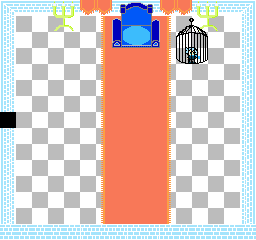

The image is a tile-based game level rendered from a .tmx file. Its description and source (layers, tilesets, objects; grid data summarised) follow:
An orthogonal 16x15 tile map with 16x16 px tiles, 7 tile layers (Tile Layer 2, floor tiles, carpet, candles, ...), 18 tilesets.

<map version="1.0" orientation="orthogonal" width="16" height="15" tilewidth="16" tileheight="16">
 <tileset firstgid="1" name="grass" tilewidth="16" tileheight="16">
  <image source="../../Environment/grass.png" width="64" height="64" />
 </tileset>
 <tileset firstgid="17" name="female" tilewidth="16" tileheight="16">
  <image source="../../CharacterDesign/female.png" width="64" height="64" />
 </tileset>
 <tileset firstgid="33" name="male" tilewidth="16" tileheight="16">
  <image source="../../CharacterDesign/male.png" width="64" height="64" />
 </tileset>
 <tileset firstgid="49" name="cow_cube" tilewidth="16" tileheight="16">
  <image source="../../Enemy/Monsters/cow_cube.png" width="16" height="16" />
 </tileset>
 <tileset firstgid="50" name="trees" tilewidth="16" tileheight="16">
  <image source="../../Environment/trees.png" width="64" height="32" />
 </tileset>
 <tileset firstgid="58" name="mountain" tilewidth="16" tileheight="16">
  <image source="../../Environment/mountain.png" width="64" height="64" />
 </tileset>
 <tileset firstgid="74" name="beach" tilewidth="16" tileheight="16">
  <image source="../../Environment/beach.png" width="256" height="128" />
 </tileset>
 <tileset firstgid="202" name="snow" tilewidth="16" tileheight="16">
  <image source="../../Environment/snow.png" width="128" height="64" />
 </tileset>
 <tileset firstgid="234" name="river" tilewidth="16" tileheight="16">
  <image source="../../Environment/river.png" width="128" height="128" />
 </tileset>
 <tileset firstgid="298" name="ocean" tilewidth="16" tileheight="16">
  <image source="../../Environment/ocean.png" width="64" height="64" />
 </tileset>
 <tileset firstgid="314" name="hill" tilewidth="16" tileheight="16">
  <image source="../../Environment/hill.png" width="64" height="128" />
 </tileset>
 <tileset firstgid="346" name="desert" tilewidth="16" tileheight="16">
  <image source="../../Environment/desert.png" width="64" height="64" />
 </tileset>
 <tileset firstgid="362" name="beach" tilewidth="16" tileheight="16">
  <image source="../../Environment/beach.png" width="256" height="128" />
 </tileset>
 <tileset firstgid="490" name="castle" tilewidth="16" tileheight="16">
  <image source="../../Castle/castle.png" width="256" height="240" />
 </tileset>
 <tileset firstgid="730" name="walls" tilewidth="16" tileheight="16">
  <image source="../../Town/walls.png" width="128" height="128" />
 </tileset>
 <tileset firstgid="794" name="inside_castle" tilewidth="16" tileheight="16">
  <image source="../../Castle/inside_castle.png" width="128" height="64" />
 </tileset>
 <tileset firstgid="826" name="throne_room" tilewidth="16" tileheight="16">
  <image source="../../Castle/throne_room.png" width="256" height="256" />
 </tileset>
 <tileset firstgid="1082" name="prince_birdcage" tilewidth="16" tileheight="16">
  <image source="../../Castle/prince_birdcage.png" width="64" height="64" />
 </tileset>
 <layer name="Tile Layer 2" width="16" height="15">
  <data>[240 cells, 239 non-empty, 10 distinct tile ids]</data>
 </layer>
 <layer name="floor tiles" width="16" height="15">
  <data>[240 cells, 74 non-empty, 1 distinct tile ids]</data>
 </layer>
 <layer name="carpet" width="16" height="15">
  <data>[240 cells, 65 non-empty, 9 distinct tile ids]</data>
 </layer>
 <layer name="candles" width="16" height="15">
  <data>[240 cells, 12 non-empty, 5 distinct tile ids]</data>
 </layer>
 <layer name="throne" width="16" height="15">
  <data>[240 cells, 9 non-empty, 9 distinct tile ids]</data>
 </layer>
 <layer name="birdcage" width="16" height="15">
  <data>[240 cells, 12 non-empty, 12 distinct tile ids]</data>
 </layer>
 <layer name="Collision" width="16" height="15" opacity="0">
  <data>[240 cells, 73 non-empty, 1 distinct tile ids]</data>
 </layer>
</map>
